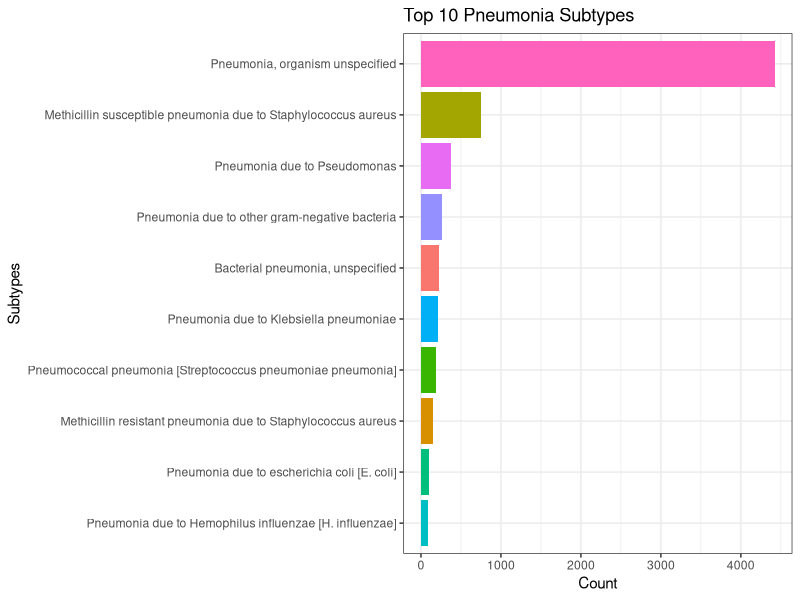
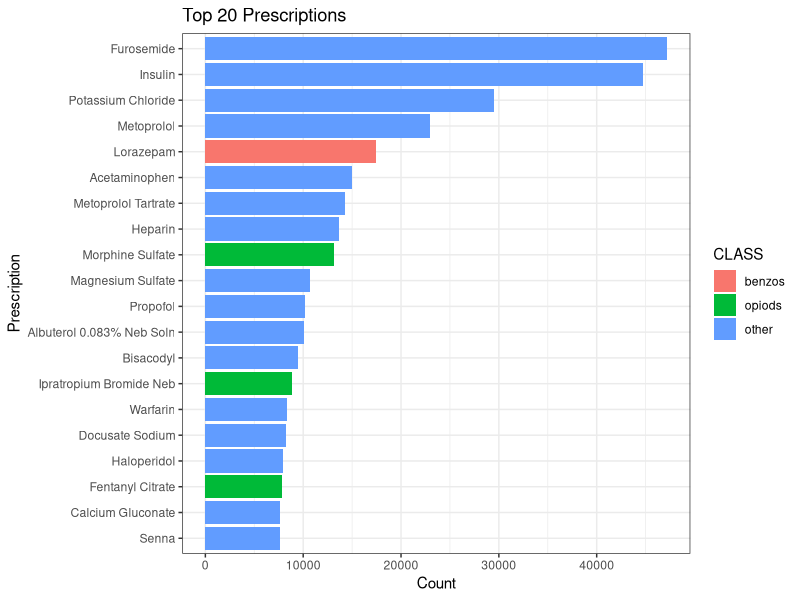

These charts were generated, in order, by the following R code:
#=============================================================================================#
#Name: inna_plots.R
#Programmer: Inna Cohen
#Date Created: December 12, 2022
#=============================================================================================#
library(ggplot2)
library(magrittr)
library(dplyr)

setwd("C:/Users/12034/Documents/GitHub/Bis638_FinalProject/inna/")

#=========================================#
# CSV files were downloaded from sql queries 
#=========================================#
view_icd = read.csv("data/view_icd.csv")
drugs2 = read.csv("data/drugs2.csv")


#=========================================#
# Figure 2, Top 10 Pneumonia Subtypes
#=========================================#
view_icd %>% head(10) %>%
ggplot(aes(y=reorder(subtype,n), 
               x=n, 
               fill=subtype,
               text=paste("n:",n))) + 
    geom_col() +
    theme_bw() +
    labs(y="Subtypes", x="Count", title="Top 10 Pneumonia Subtypes") + 
    theme(legend.position="none")


#=========================================#
# Figure 3, Top 20 Prescriptions
#=========================================#
drugs2 %>%
    arrange(desc(n)) %>%
    head(20) %>%
ggplot(aes(y=reorder(DRUG,n), 
                     x=n, 
                     fill=CLASS,
                     text=paste("n:",n))) + 
    geom_col() +
    theme_bw() +
    labs(y="Prescription", x="Count", title="Top 20 Prescriptions") 
